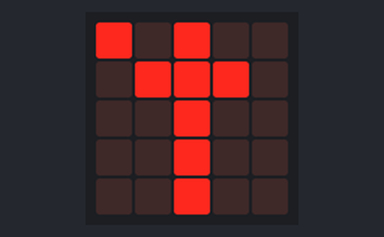
This program was run on a simulated BBC micro:bit (MakeCode). On the bench: the board's 5×5 LED display. At 5.6 s the program stops and its outputs stay as they are.

Above: at 0.1 s.
At 5.3 s:
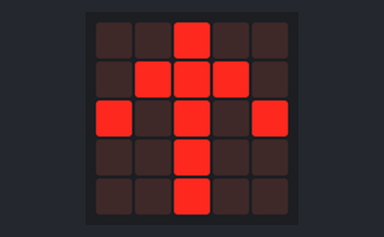

The program:

main.ts
```typescript
for (let index = 0; index < 7; index++) {
    basic.showLeds(`
        # . # . .
        . # # # .
        . . # . .
        . . # . .
        . . # . .
        `)
    basic.showLeds(`
        . . # . .
        . # # # .
        # . # . #
        . . # . .
        . . # . .
        `)
}
```

test.ts
```typescript
// aquí va el archivo "tests"; esto no se compilará cuando este paquete se utilice como una extensión.
```
